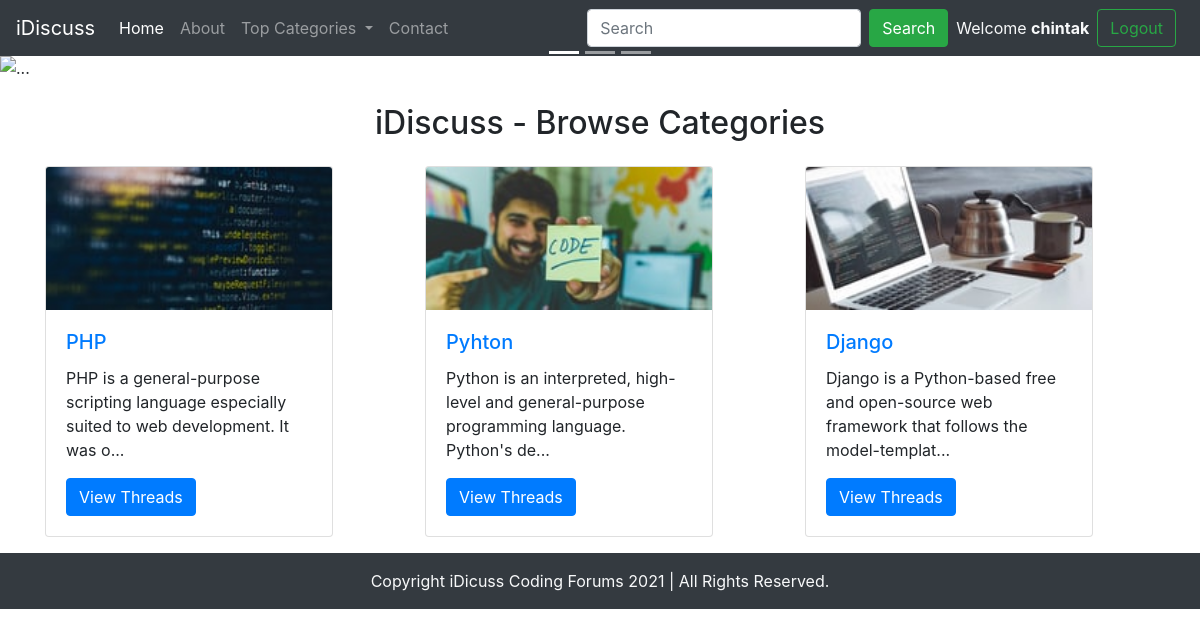
Page /index.php (signed in) on the committed database.
### tables this page shows
CREATE TABLE IF NOT EXISTS `categories` (
  `category_id` int(8) NOT NULL AUTO_INCREMENT,
  `category_name` varchar(255) NOT NULL,
  `category_description` varchar(255) NOT NULL,
  `created` datetime NOT NULL DEFAULT CURRENT_TIMESTAMP,
  PRIMARY KEY (`category_id`)
);

### index.php (the view, shortened to what this page needs)
<!doctype html>
<html lang="en">
  <head>
    <link rel="stylesheet" href="https://maxcdn.bootstrapcdn.com/bootstrap/4.0.0/css/bootstrap.min.css">
  </head>
  <body>
    <?php
        include('partials/header.php');
        include('partials/db_connect.php');
    ?>
    <div id="carouselExampleIndicators" class="carousel slide" data-ride="carousel">
        <ol class="carousel-indicators">
            <li data-target="#carouselExampleIndicators" data-slide-to="0" class="active"></li>
            <li data-target="#carouselExampleIndicators" data-slide-to="1"></li>
            <li data-target="#carouselExampleIndicators" data-slide-to="2"></li>
        </ol>
        <div class="carousel-inner">
            <div class="carousel-item active">
                <img src="https://source.unsplash.com/2400x700/?apple,code" class="d-block w-100" alt="...">
            </div>
        </div>
        <a class="carousel-control-prev" href="#carouselExampleIndicators" role="button" data-slide="prev">
            <span class="carousel-control-prev-icon" aria-hidden="true"></span>
        </a>
        <a class="carousel-control-next" href="#carouselExampleIndicators" role="button" data-slide="next">
            <span class="carousel-control-next-icon" aria-hidden="true"></span>
        </a>
    </div>
    <div class="container my-3" id="ques">
        <h2 class="text-center my-4">iDiscuss - Browse Categories</h2>
        <div class="row">
        <?php
            $sql = "SELECT * FROM `categories`";
            $result = mysqli_query($conn,$sql);
            while($row = mysqli_fetch_assoc($result)){
                $id = $row['category_id'];
                $cat = $row['category_name'];
                $desc = $row['category_description'];
                echo '<div class="col-md-4">
                    <div class="card" style="width: 18rem;">
                        <img src="img/card-'.$id. '.jpeg" class="card-img-top" alt="image for this category">
                        <div class="card-body">
                            <h5 class="card-title"><a href="threadlist.php?catid=' . $id . '">' . $cat . '</a></h5>
                            <p class="card-text">' . substr($desc,0,90). '...</p>
                            <a href="threadlist.php?catid=' . $id . '" class="btn btn-primary">View Threads</a>
                        </div>
                    </div>
                </div>';
            }
        ?>
        </div>
    </div>
    <?php
        include('partials/footer.php');
    ?>
  </body>
</html>

### index.php (style rules this page uses)
#ques { min-height:433px; }

### rows in the picture
categories: shows a picture, category_name "PHP", category_description "PHP is a general-purpose scripting language especially suited to web development. It was o"
categories: shows a picture, category_name "Pyhton", category_description "Python is an interpreted, high-level and general-purpose programming language. Python's de"
categories: shows a picture, category_name "Django", category_description "Django is a Python-based free and open-source web framework that follows the model-templat"

### other values in the picture
$_SESSION['useremail'] "chintak"
